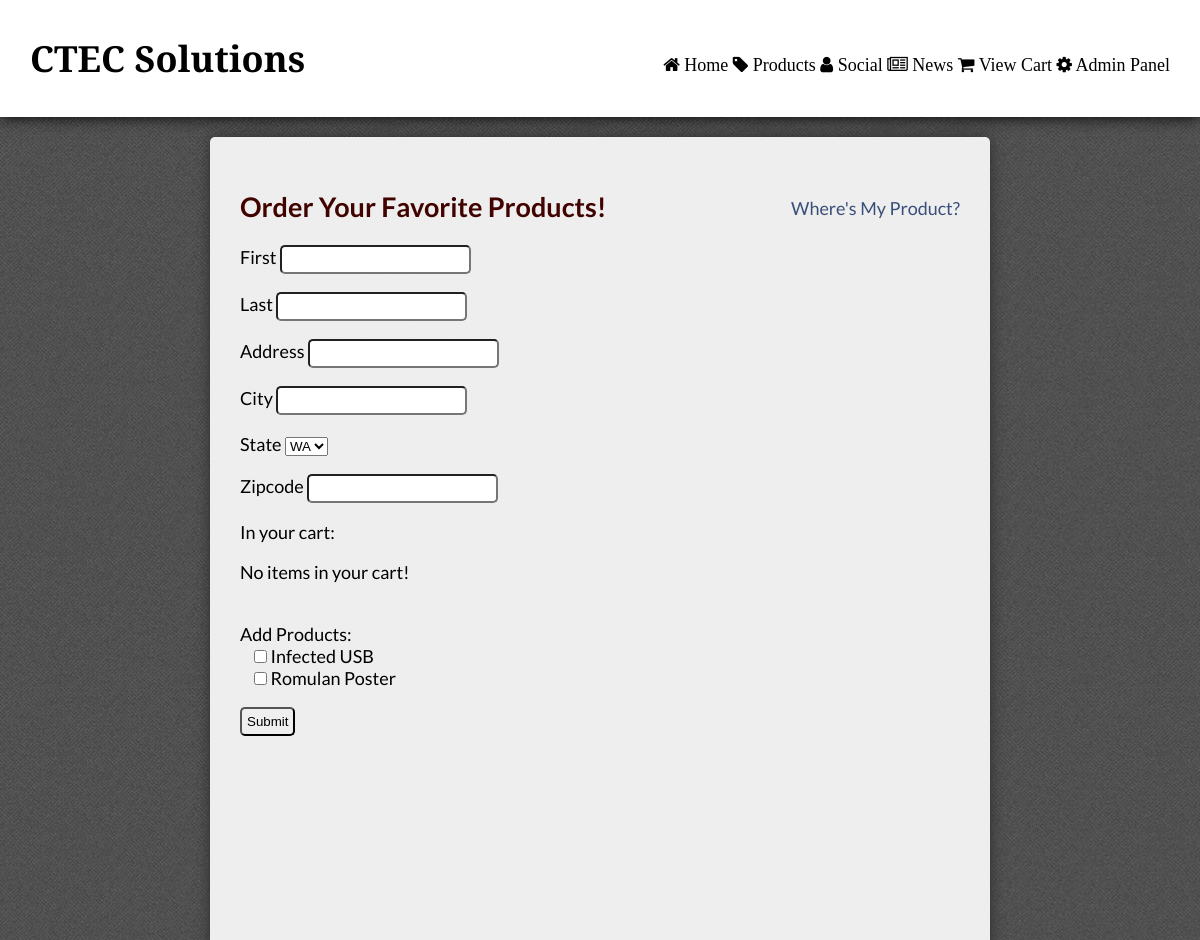
Page /orders.php (upper part) on the earlier database version.
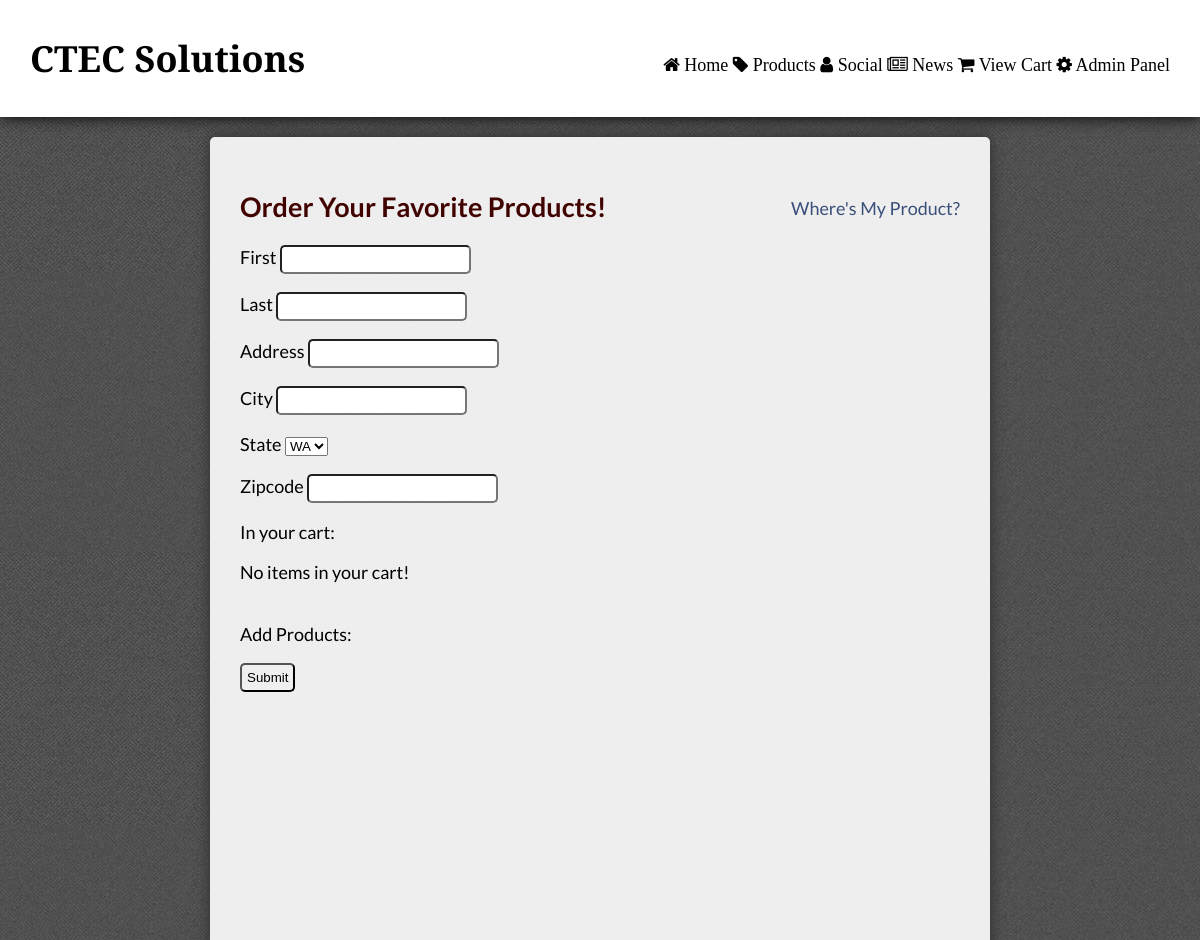
Same page on the later database version.
### tables this page shows
CREATE TABLE IF NOT EXISTS `products` (
  `id` int(11) NOT NULL,
  `name` varchar(100) NOT NULL,
  `description` varchar(500) NOT NULL,
  `filepath` varchar(60) NOT NULL,
  `price` varchar(11) NOT NULL
);

### orders.php (the view, shortened to what the changed rows need)
<?php include("inc/header.php"); ?>
<div id="page">
<h2><span id="admin">
   <?php
if($admin==1){
    echo "Editing";
}   ?></span> Order Your Favorite Products!</h2>
<?php
if (isset($_POST['submit'])) {
  $required_fields = array("first","last","address","city", "state", "zip");
  validate_presences($required_fields);
  if (empty($errors) && !empty($_POST['products']) ) {
      $first_name = mysql_prep($_POST["first"]);
    $last_name = mysql_prep($_POST["last"]);
    $address = mysql_prep($_POST["address"]);
    $city = mysql_prep($_POST["city"]);
    $state = mysql_prep($_POST["state"]);
    $zip = mysql_prep($_POST["zip"]);
      $selected_products = $_POST['products'];
    if(isset($_SESSION["cart"])){
        $all_products = array_merge($selected_products, $_SESSION["cart"]);
}else{
        $all_products= $_POST['products'];
}
    $query  = "INSERT INTO orders (";
    $query .= " first_name, last_name, address, city, state, zip";
    $query .= ") VALUES (";
    $query .= " '{$first_name}','{$last_name}','{$address}','{$city}','{$state}','{$zip}'";
    $query .= ") ";
    $new_order_created = mysqli_query($connection, $query);
            if ($new_order_created) {
$q = "SELECT * FROM orders ORDER BY id DESC LIMIT 1";
$r = @mysqli_query ($connection, $q);
if($r){
    $order_array=mysqli_fetch_assoc($r);
    $order_id=$order_array['id'];
    foreach($all_products as $product_id){
    $query1  = "INSERT INTO orders_products (";
    $query1 .= " order_id, product_id";
    $query1 .= ") VALUES (";
    $query1 .= " {$order_id}, {$product_id} ";
    $query1 .= ") ";
 $products_entered = mysqli_query($connection, $query1);
        }
    if($products_entered){
      $_SESSION["message"] = "Order created!";
        redirect_to("reciept.php?order_id=$order_id");
    }else{
       $_SESSION["message"] = "There was an error with the second query".$product_id;
        redirect_to("orders.php");
            }
    }else{
          $_SESSION["message"] = "This order does not exist!";
        redirect_to("orders.php");
}
}else{
       $_SESSION["message"] = "There was an error with the first query";
        redirect_to("orders.php");
            }
        }else{
            $_SESSION["message"] = "All Fields Must Be Filled Out!";
      redirect_to("orders.php");
     ?>
<form action="orders.php" method="post">
<?php
    if(isset($_POST["first"])){
        $first=$_POST["first"]; }else{ $first="";}
    if(isset($_POST["last"])){
        $last=$_POST["last"]; }else{ $last="";}
    if(isset($_POST["address"])){
        $address=$_POST["address"]; }else{ $address="";}
    if(isset($_POST["city"])){
        $city=$_POST["city"]; }else{ $city="";}
     if(isset($_POST["zip"])){
        $zip=$_POST["zip"]; }else{ $zip="";}
    ?>
    <p id="f-error" >First
    <input id="fname" name="first" type="text" value="<?php echo $first; ?>"></p>
    <p id="l-error">Last
    <input id="lname" name="last" type="text" value="<?php echo $last; ?>"></p>
    <p id="a-error">Address
    <input id="addr" name="address" type="text" value="<?php echo $address; ?>"></p>
    <p id="c-error">City
    <input id="city" name="city" type="text" value="<?php echo $city; ?>"></p>
    <p>State
    <select name="state">
        <option value="wa">WA</option>
        <option value="or">OR</option>
        <option value="ca">CA</option>
        <option value="nv">NV</option>
        <option value="ny">NY</option>
    </select></p>
    <p id="z-error">Zipcode
    <input id="zippy" name="zip" type="text" value="<?php echo $zip; ?>"></p>
        <p>In your cart: </p>
    <?php
    if(isset($_SESSION["cart"])){
foreach ($_SESSION["cart"] as $key => $value){
    $q = "SELECT * FROM products WHERE id={$value}";
    $r = @mysqli_query ($connection, $q);
    if($r){
        $array = mysqli_fetch_assoc($r);
        echo "".$array['name']." ".$array['price']." <a href=\"shopping_cart.php?remove=".$array['id']."\"><i class=\"fa fa-trash-o\"></i></a><br/>";
    }
}
}else{
    echo "No items in your cart!<br/><Br/>";
}
   ?>
     <p>Add Products:<br/>
              <?php
$q = "SELECT * FROM products ORDER BY id DESC";
$r = @mysqli_query ($connection, $q);
if($r){
foreach($r as $row){
       echo "&nbsp;&nbsp;&nbsp;<input type=\"checkbox\" name=\"products[]\" value=\"".$row['id']."\" />".$row['name']."<br/>";
            }
}
?>
      </p>
    <input type="submit" name="submit" value="Submit">
</form>
       <?php
        }
 }   else {
    ?>
<form action="orders.php" method="post">
<?php
    if(isset($_POST["first"])){
        $first=$_POST["first"]; }else{ $first="";}
    if(isset($_POST["last"])){
        $last=$_POST["last"]; }else{ $last="";}
    if(isset($_POST["address"])){
        $address=$_POST["address"]; }else{ $address="";}
    if(isset($_POST["city"])){
        $city=$_POST["city"]; }else{ $city="";}
     if(isset($_POST["zip"])){
        $zip=$_POST["zip"]; }else{ $zip="";}
    ?>
    <p id="f-error" >First
    <input id="fname" name="first" type="text" value="<?php echo $first; ?>"></p>
    <p id="l-error">Last
    <input id="lname" name="last" type="text" value="<?php echo $last; ?>"></p>
    <p id="a-error">Address
    <input id="addr" name="address" type="text" value="<?php echo $address; ?>"></p>
    <p id="c-error">City
    <input id="city" name="city" type="text" value="<?php echo $city; ?>"></p>
    <p>State
    <select name="state">
    </select></p>
    <p id="z-error">Zipcode
    <input id="zippy" name="zip" type="text" value="<?php echo $zip; ?>"></p>
    <p>In your cart: </p>
    <?php
    if(isset($_SESSION["cart"])){
foreach ($_SESSION["cart"] as $key => $value){
    $q = "SELECT * FROM products WHERE id={$value}";
    $r = @mysqli_query ($connection, $q);
    if($r){
        $array = mysqli_fetch_assoc($r);
        echo "".$array['name']." ".$array['price']." <a href=\"shopping_cart.php?remove=".$array['id']."\"><i class=\"fa fa-trash-o\"></i></a><br/>";
    }
}
}else{
    echo "No items in your cart!<br/><Br/>";
}
   ?>
     <p>Add Products:<br/>
              <?php
$q = "SELECT * FROM products ORDER BY id DESC";
$r = @mysqli_query ($connection, $q);
if($r){
foreach($r as $row){
       echo "&nbsp;&nbsp;&nbsp;<input type=\"checkbox\" name=\"products[]\" value=\"".$row['id']."\" />".$row['name']."<br/>";
            }
}
?>
      </p>
    <input type="submit" name="submit" value="Submit">
</form>
    <?php
}
?>
</div>
<?php include("inc/footer.php"); ?>

Differences in the rows shown:
removed products: name "Infected USB"
removed products: name "Romulan Poster"
